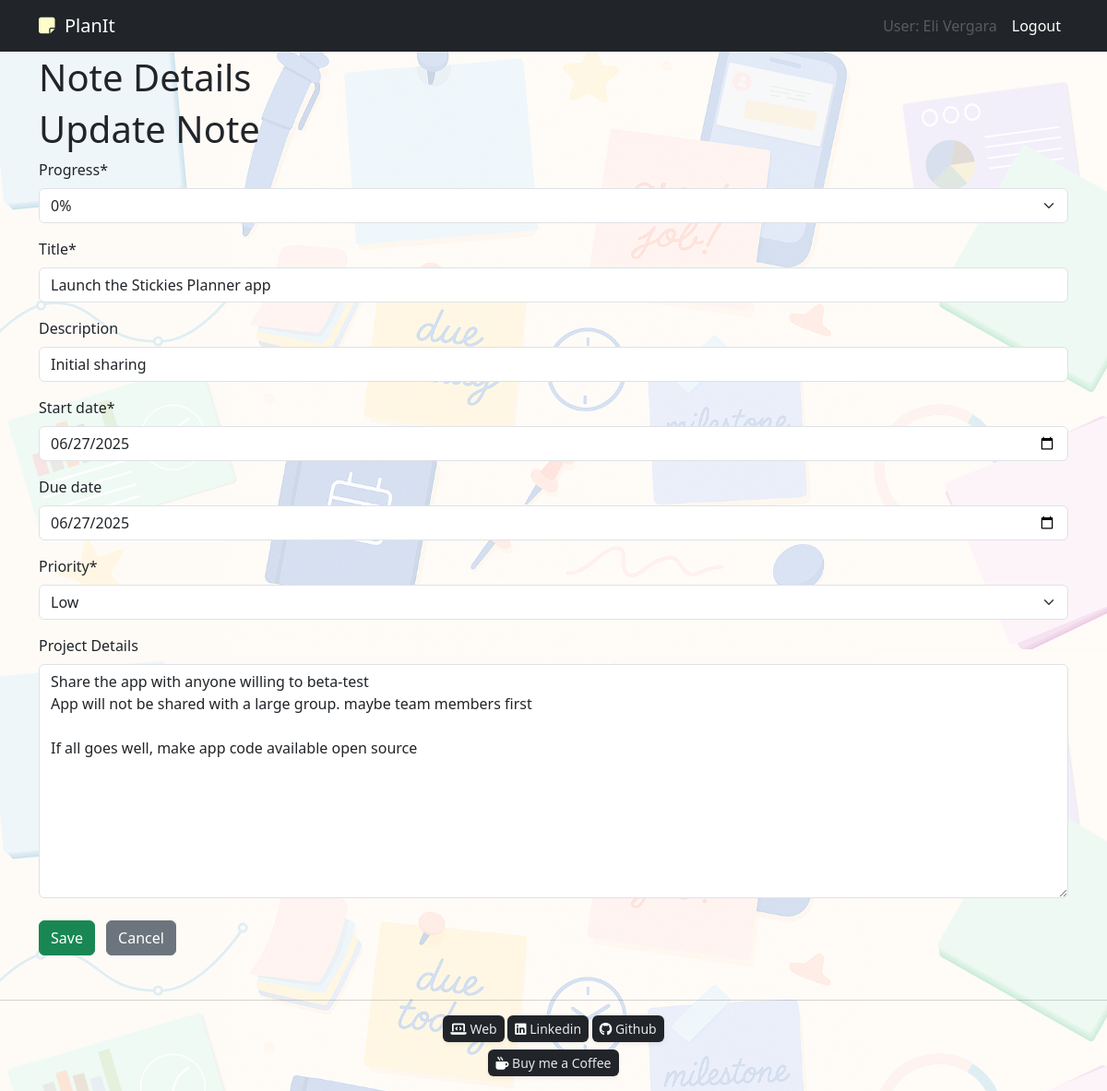
Page /projects/14/edit/ (signed in) on the committed database.
### projects/models.py (models this page shows, shortened)
class Project(models.Model):
    PRIORITY_CHOICES = [(1, 'High'),(2, 'Medium'),(3, 'Low')]
    user = models.ForeignKey(User, on_delete=models.CASCADE)
    title = models.CharField(max_length=200)
    description = models.CharField(max_length=300, blank=True)
    details = models.TextField(blank=True)
    start_date = models.DateField(null=True, blank=False)
    due_date = models.DateField(null=True, blank=True)
    is_pinned = models.BooleanField(default=False)
    priority = models.PositiveSmallIntegerField(choices=PRIORITY_CHOICES, default=2)
    PROGRESS_CHOICES = [
        (0, '0%'),
        (25, '25%'),
        (50, '50%'),
        (75, '75%'),
        (100, '100%'),
    ]
    progress = models.PositiveSmallIntegerField(choices=PROGRESS_CHOICES, default=0)

### projects/views.py (the view)
# urls.py: path('projects/<int:pk>/edit/', views.edit_project, name='edit_project'),
@login_required
def edit_project(request, pk):
    project = get_object_or_404(Project, pk=pk, user=request.user)
    if request.method == 'POST':
        form = ProjectForm(request.POST, instance=project)
        if form.is_valid():
            form.save()
            return redirect('dashboard')  # or 'project_list'
    else:
        form = ProjectForm(instance=project)
    return render(request, 'projects/project_form.html', {'form': form, 'editing': True})

### projects/forms.py
class ProjectForm(forms.ModelForm):
    class Meta:
        model = Project
        fields = ['progress','title', 'description', 'start_date', 'due_date', 'priority', 'details']
        labels = {
            'details': 'Project Details',
        }
        widgets = {
    'start_date': forms.DateInput(attrs={'type': 'date'}),
    'due_date': forms.DateInput(attrs={'type': 'date'}),
}

### projects/templates/projects/project_form.html (shortened to what this page needs)
{% extends 'base.html' %}
{% load crispy_forms_tags %}
{% block content %}
  <h1>Note Details</h1>
  <form method="post">
     <h1>{% if editing %}Update Note{% else %}Create a New Note{% endif %}</h1>
    {{ form|crispy }}
    <button type="submit" class="btn btn-success mt-2">Save</button>
    <a href="{% url 'dashboard' %}" class="btn btn-secondary mt-2 ms-2">Cancel</a>
  </form>
{% endblock %}

### templates/base.html (shortened to what this page needs)
{% load static %}
<!DOCTYPE html>
<html lang="en">
<head>
  {% load pwa %}
  <link href="https://cdn.jsdelivr.net/npm/bootstrap@5.3.3/dist/css/bootstrap.min.css" rel="stylesheet" />
<link
  rel="stylesheet"
  href="https://cdnjs.cloudflare.com/ajax/libs/font-awesome/6.5.1/css/all.min.css"
/>
  <link rel="stylesheet" href="{% static 'projects/css/main.css' %}" />
</head>
<body>
  <nav class="navbar navbar-expand-lg navbar-dark bg-dark mb-1">
    <div class="container">
      <a class="navbar-brand style" href="{% url 'dashboard' %}"><i class="fa-solid fa-note-sticky" style="color:#fffdc9;"></i>&nbsp;&nbsp;PlanIt</a>
      <div class="collapse navbar-collapse" id="navbarSupportedContent">
        <ul class="navbar-nav ms-auto">
          {% if user.is_authenticated %}
            <li class="nav-item">
              <a class="nav-link disabled">User: {{ user.get_full_name|default:user.username }}</a>
            </li>
            <li class="nav-item">
              <form method="post" action="{% url 'logout' %}" class="d-inline">
                <button type="submit" class="nav-link btn btn-link text-white" >
                  Logout
                </button>
              </form>
            </li>
          {% endif %}
        </ul>
      </div>
    </div>
  </nav>
  <div class="container">
    {% block content %}{% endblock %}
  </div>
<footer class="text-center text-muted mt-5 mb-3 small">
  <hr>
  <div class=" dev d-inline-block bg-dark px-2 py-1 rounded-2 shadow-sm">
      <i class="fa-solid fa-laptop-code" style="color: #ffffff;"></i>
      <a href="https://www.elivergara.com" target="_blank">Web</a>
  </div>
    <div class="d-inline-block bg-dark px-2 py-1 rounded-2 shadow-sm">
    <i class="fa-brands fa-linkedin" style="color: #ffffff;"></i>
    <a href="https://www.linkedin.com/in/elivergara" target="_blank">Linkedin</a>
  </div>
  <div class="d-inline-block bg-dark px-2 py-1 rounded-2 shadow-sm">
    <i class="fa-brands fa-github" style="color: #ffffff;"></i>
    <a href="https://github.com/elivergara" target="_blank">Github</a>
  </div>
<br>
 <div class="d-inline-block bg-dark px-2 py-1 rounded-2 shadow-sm mt-2">
    <i class="fa-solid fa-mug-hot" style="color: #ffffff;"></i>
    <a href="https://coff.ee/elivergara" target="_blank">Buy me a Coffee</a>
  </div>
 </footer>
</body>
</html>

### projects/static/projects/css/main.css (style rules this page uses)
body { background-image: url("/static/img/background.svg") !important; background-size: 110%; background-position: top center; background-repeat: repeat-y; background-attachment: fixed; background-color: #fef4e5; }
body::before { content: ""; position: fixed; top: 0; left: 0; width: 100%; height: 100%; background: rgba(255, 255, 255, 0.7); z-index: -1; }
a { text-decoration: none; color: #e7e7e7; }

### rows in the picture
Project: progress "0%", title "Launch the Stickies Planner app", description "Initial sharing", start_date "06/27/2025", due_date "06/27/2025", priority "Low", details "Share the app with anyone willing to beta-test App will not be shared with a large group. maybe team members first If all goes well, make app code available open source"

### other values in the picture
{{ user.get_full_name|default:user.username }} "Eli Vergara"
